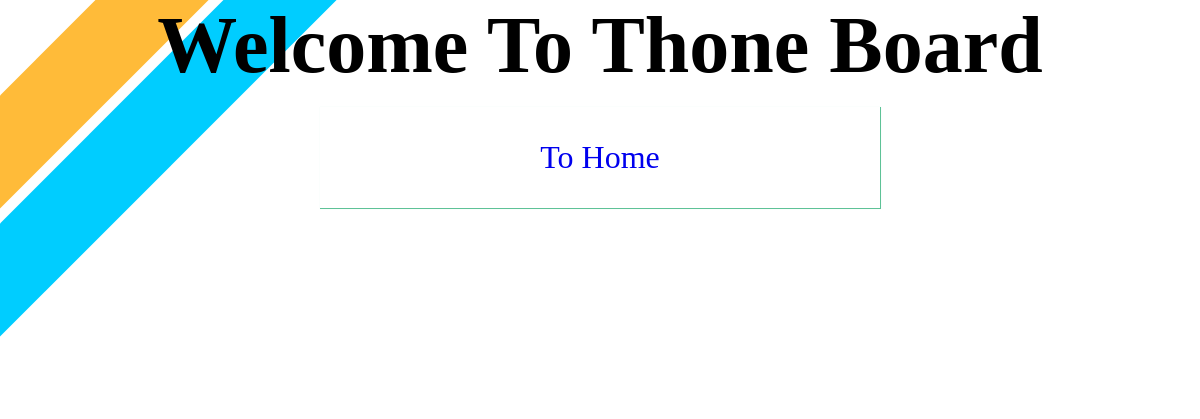
The app's page /board/1/, older data.
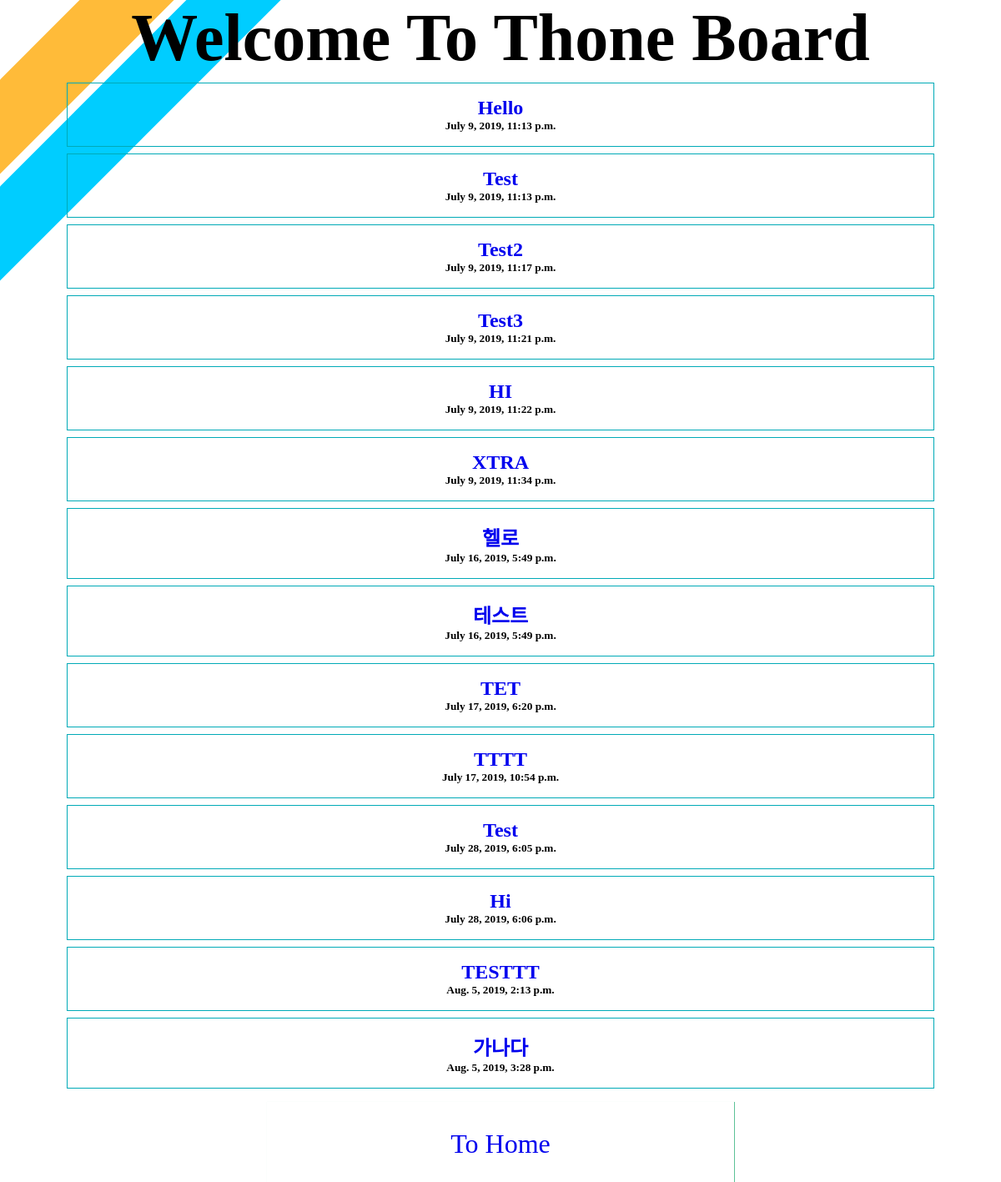
The same page, newer data.
### Board/models.py (models this page shows, shortened)
class User(models.Model):
    username = models.CharField(max_length=50)
    password = models.CharField(max_length=100)
    date_created = models.DateTimeField("Date Created")

### Board/views.py (the view)
# urls.py: path('board/<int:currentUser_id>/', views.board, name="board"),
def board(request, currentUser_id):
    modelObjects = models.User.objects
    context = {"objs" : modelObjects, "currentUser_id" : currentUser_id}
    return render(request, "board.html", context)

### Board/templates/board.html (shortened to what this page needs)
{% extends 'base.html' %}
{% load static %}
{% block content %}
<link rel="stylesheet" href="{% static 'css/board.css' %}">
<div id="container">
    <h1>Welcome To Thone Board</h1>
    {% for obj in objs.all %}
        <div class="userCard">
            <a href="{% url 'post_board' obj.id currentUser_id %}"><h2>{{ obj.username }}</h2></a>
            <h5>{{ obj.date_created }}</h5>
        </div>
    {% endfor %}
    <a href="{% url 'index' %}" class="homeButton">To Home</a>
</div>
{% endblock %}

### Board/templates/base.html (shortened to what this page needs)
<!DOCTYPE html>
<html lang="en">
<head>
</head>
<body>
    {% block content %}
    {% endblock %}
</body>
</html>

### Board/static/css/board.css (style rules this page uses)
html { top : 0; left : 0; margin : 0; padding : 0; }
body { top : 0; left : 0; margin : 0; padding : 0; }
h1, h2, h3, h4, h5, h6 { margin : 0; }
a { text-decoration: none; }
#container { position : relative; display : block; margin : 0 auto 0 auto; top : 0; text-align : center; z-index : 0; }
#container > h1 { font-size : 5em; }
.userCard { position : relative; display : block; margin : .5em 5em .5em 5em; padding : 1em; border : .5px solid #00AAB7; transition: ease-in .3s; }
.homeButton { position : relative; display: block; padding : 1em; margin : .5em 10em .5em 10em; font-size : 2em; box-shadow : .5px .5px .5px .5px #5EC297; }

Row changes from the older to the newer data that the page shows:
added User: username "Hello", date_created "July 9, 2019, 11:13 p.m."
added User: username "Test", date_created "July 9, 2019, 11:13 p.m."
added User: username "Test2", date_created "July 9, 2019, 11:17 p.m."
added User: username "Test3", date_created "July 9, 2019, 11:21 p.m."
added User: username "HI", date_created "July 9, 2019, 11:22 p.m."
added User: username "XTRA", date_created "July 9, 2019, 11:34 p.m."
added User: username "헬로", date_created "July 16, 2019, 5:49 p.m."
added User: username "테스트", date_created "July 16, 2019, 5:49 p.m."
added User: username "TET", date_created "July 17, 2019, 6:20 p.m."
added User: username "TTTT", date_created "July 17, 2019, 10:54 p.m."
added User: username "Test", date_created "July 28, 2019, 6:05 p.m."
added User: username "Hi", date_created "July 28, 2019, 6:06 p.m."
added User: username "TESTTT", date_created "Aug. 5, 2019, 2:13 p.m."
added User: username "가나다", date_created "Aug. 5, 2019, 3:28 p.m."
